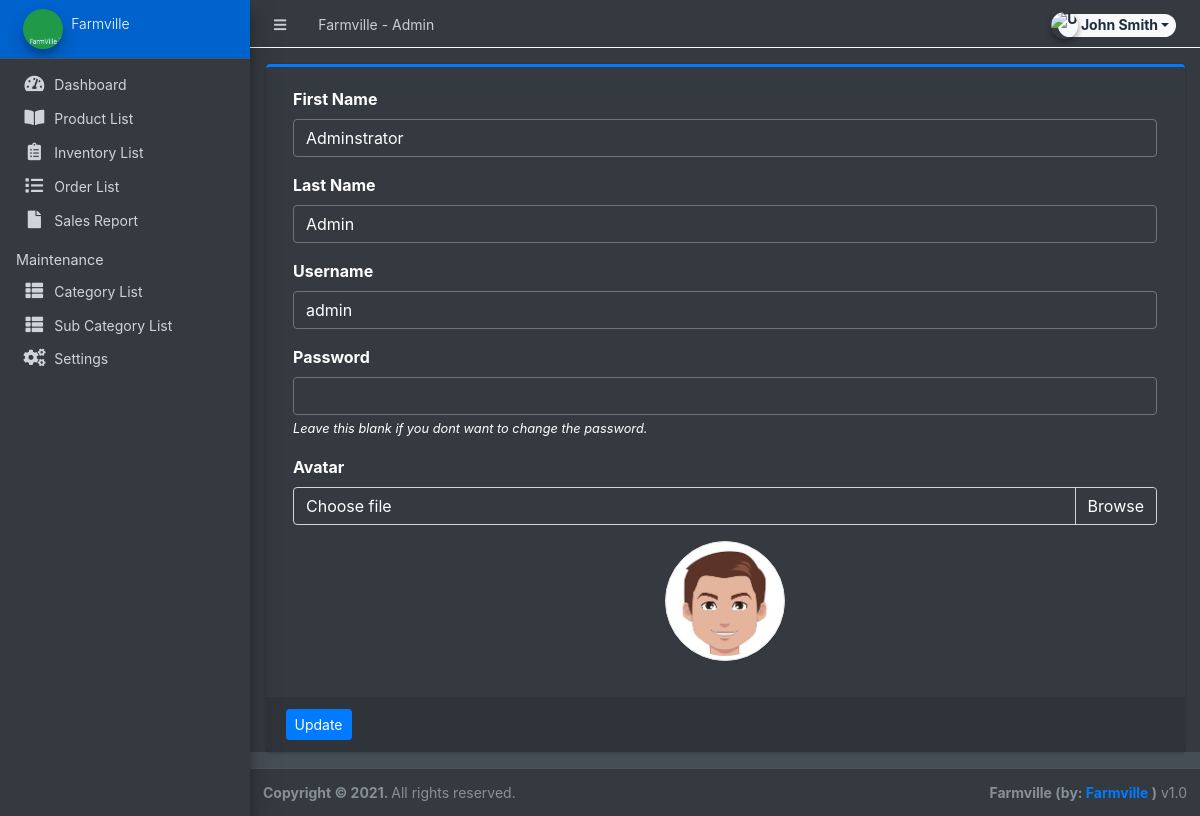
The app's page /admin/?page=user (signed in), older data.
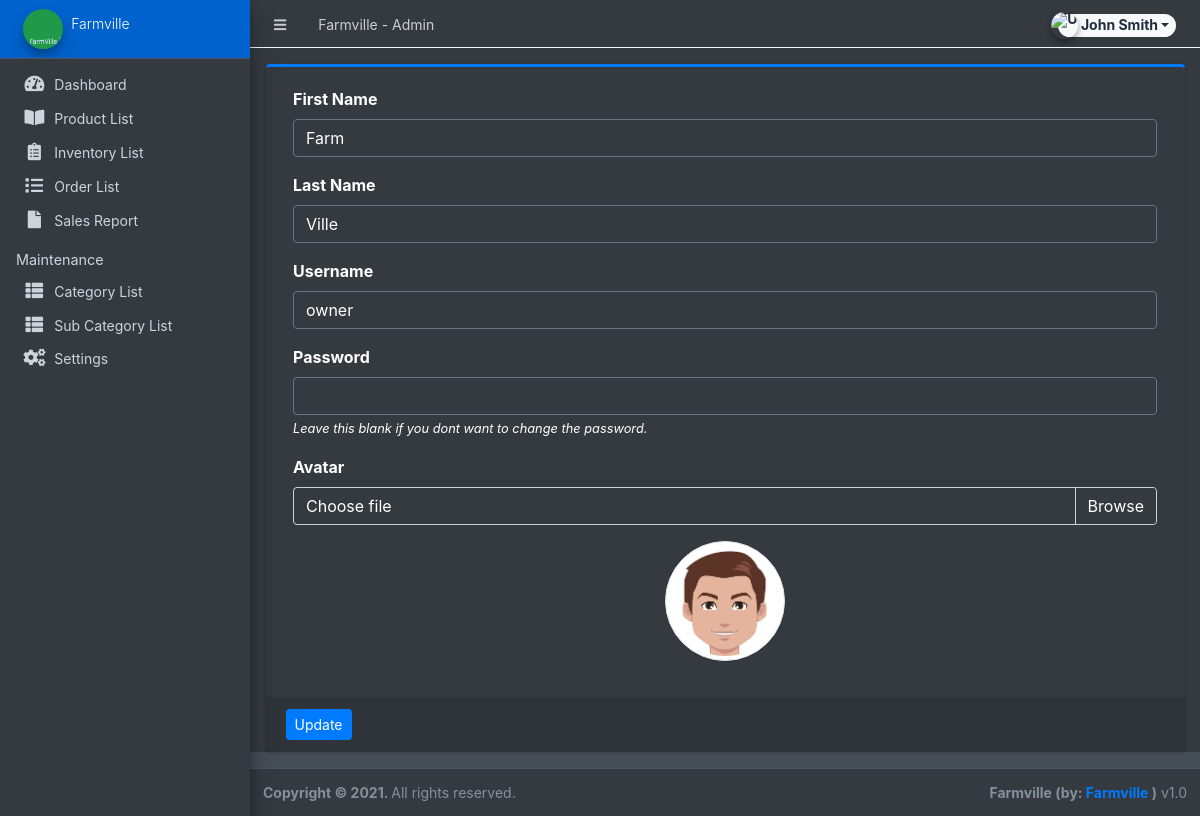
The same page, newer data.
### tables this page shows
CREATE TABLE `users` (
  `id` int(50) NOT NULL,
  `firstname` varchar(250) NOT NULL,
  `lastname` varchar(250) NOT NULL,
  `username` text NOT NULL,
  `password` text NOT NULL,
  `avatar` text DEFAULT NULL,
  `last_login` datetime DEFAULT NULL,
  `type` tinyint(1) NOT NULL DEFAULT 0,
  `date_added` datetime NOT NULL DEFAULT current_timestamp(),
  `date_updated` datetime DEFAULT NULL ON UPDATE current_timestamp()
);

### classes/DBConnection.php (called while the page is built, shortened)
<?php
class DBConnection{
    private $host = DB_SERVER;
    private $username = DB_USERNAME;
    private $password = DB_PASSWORD;
    private $database = DB_NAME;
    public $conn;
    public function __construct(){
        if (!isset($this->conn)) {
            $this->conn = new mysqli($this->host, $this->username, $this->password, $this->database);
        }
    }
}
?>

### config.php (called while the page is built, shortened)
<?php
require_once('classes/DBConnection.php');
require_once('classes/SystemSettings.php');
function validate_image($file){
	if(!empty($file)){
		if(is_file(base_app.$file)){
			return base_url.$file;
		}else{
			return base_url.'dist/img/no-image-available.png';
		}
	}else{
		return base_url.'dist/img/no-image-available.png';
	}
}
?>

### admin/user/index.php (the view, shortened to what this page needs)
<?php
$user = $conn->query("SELECT * FROM users where id ='".$_settings->userdata('id')."'");
foreach($user->fetch_array() as $k =>$v){
	$meta[$k] = $v;
}
?>
<div class="card card-outline card-primary">
	<div class="card-body">
		<div class="container-fluid">
			<form action="" id="manage-user">
				<div class="form-group">
					<label for="name">First Name</label>
					<input type="text" name="firstname" id="firstname" class="form-control" value="<?php echo isset($meta['firstname']) ? $meta['firstname']: '' ?>" required>
				</div>
				<div class="form-group">
					<label for="name">Last Name</label>
					<input type="text" name="lastname" id="lastname" class="form-control" value="<?php echo isset($meta['lastname']) ? $meta['lastname']: '' ?>" required>
				</div>
				<div class="form-group">
					<label for="username">Username</label>
					<input type="text" name="username" id="username" class="form-control" value="<?php echo isset($meta['username']) ? $meta['username']: '' ?>" required  autocomplete="off">
				</div>
				<div class="form-group">
					<label for="password">Password</label>
					<input type="password" name="password" id="password" class="form-control" value="" autocomplete="off">
					<small><i>Leave this blank if you dont want to change the password.</i></small>
				</div>
				<div class="form-group">
					<label for="" class="control-label">Avatar</label>
					<div class="custom-file">
		              <label class="custom-file-label" for="customFile">Choose file</label>
		            </div>
				</div>
				<div class="form-group d-flex justify-content-center">
					<img src="<?php echo validate_image(isset($meta['avatar']) ? $meta['avatar'] :'') ?>" alt="" id="cimg" class="img-fluid img-thumbnail">
				</div>
			</form>
		</div>
	</div>
	<div class="card-footer">
			<div class="col-md-12">
				<div class="row">
					<button class="btn btn-sm btn-primary" form="manage-user">Update</button>
				</div>
			</div>
		</div>
</div>

Row changes from the older to the newer data that the page shows:
changed users: firstname "Adminstrator" → "Farm"; lastname "Admin" → "Ville"; username "admin" → "owner"
